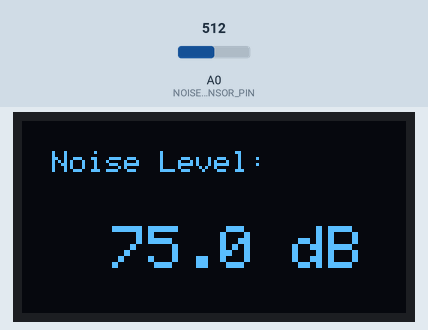
Simulated run of this sketch. Board: Arduino Uno, built with avr-gcc and run on an emulated ATmega328P. On the bench: 128×64 one-colour display. Inputs (shaded band) come from the test bench; at power-on: A0 (NOISE_SENSOR_PIN) = 512. What the sketch prints to the serial monitor is not drawn.

Above: at 2.2 s.
2.3 s: A0 (NOISE_SENSOR_PIN) set to 535
At 3.5 s:
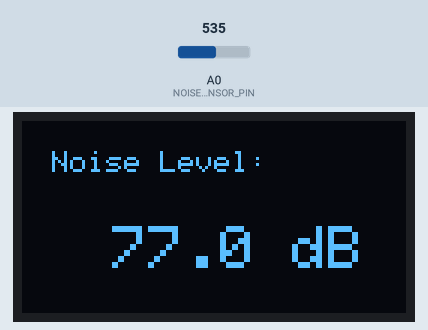
3.8 s: A0 (NOISE_SENSOR_PIN) set to 511
At 4.6 s:
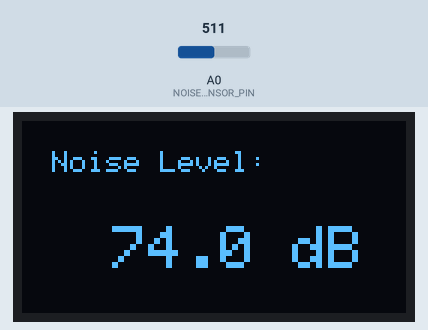
5.4 s: A0 (NOISE_SENSOR_PIN) set to 306
At 6.7 s:
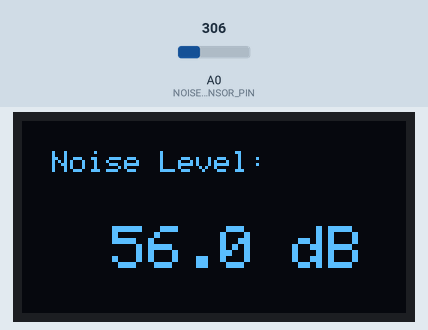
Timing chart, 0 to 8.4 s (numbered marks = the images above; inputs shaded):
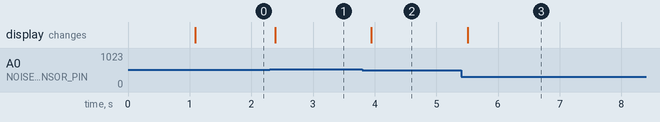

The sketch:

sketch_apr03a.ino
```cpp
#include <Wire.h>
#include <Adafruit_GFX.h>
#include <Adafruit_SH1106.h>

// OLED display settings
#define SCREEN_WIDTH 128
#define SCREEN_HEIGHT 64
#define OLED_RESET    -1
Adafruit_SH1106 display(OLED_RESET);

// Noise sensor analog input pin
#define NOISE_SENSOR_PIN A0

// Noise level mapping (adjust based on sensor output)
#define MIN_ANALOG 0      // Minimum analog value from sensor
#define MAX_ANALOG 1023   // Maximum analog value from sensor
#define MIN_DB 30         // Minimum dB value
#define MAX_DB 120        // Maximum dB value

// Moving average filter settings
#define SAMPLE_COUNT 5    // Number of samples for smoothing

void setup() {
    Serial.begin(115200);

    // Increase ADC speed (optional)
    ADCSRA = (1 << ADEN) | (1 << ADPS2);  // Set ADC prescaler to 16 for faster readings

    // Initialize OLED display
    display.begin(SH1106_I2C_ADDRESS, 0x3C);
    display.clearDisplay();

    display.setTextSize(2);
    display.setTextColor(WHITE);
    display.setCursor(10, 20);
    display.println("Noise Meter");
    display.display();
    delay(1000);
}

void loop() {
    float avgSensorValue = 0;

    // Take multiple readings to smooth out noise fluctuations
    for (int i = 0; i < SAMPLE_COUNT; i++) {
        avgSensorValue += analogRead(NOISE_SENSOR_PIN);
    }
    avgSensorValue /= SAMPLE_COUNT; // Calculate the average

    float noiseLevel = map(avgSensorValue, MIN_ANALOG, MAX_ANALOG, MIN_DB, MAX_DB);  // Map to dB

    // Display the noise level
    display.clearDisplay();
    display.setTextSize(1);
    display.setCursor(10, 10);
    display.print("Noise Level:");

    display.setCursor(30, 35);
    display.setTextSize(2);
    display.print(noiseLevel, 1);  // Display one decimal place
    display.print(" dB");

    display.display();

    Serial.print("Sensor Avg Value: ");
    Serial.print(avgSensorValue);
    Serial.print("  -> Noise Level: ");
    Serial.print(noiseLevel);
    Serial.println(" dB");

    delay(100); // Faster response time
}
```

Measured:
- the behaviour switches between 522 and 523 on A0 (NOISE_SENSOR_PIN) (found by bisection; images 0 and 1)
- after the input at 2.3 s, the display: changes after 0.09 s (image 1)
- after the input at 3.8 s, the display: changes after 0.15 s (image 2)
- after the input at 5.4 s, the display: changes after 0.11 s (image 3)
